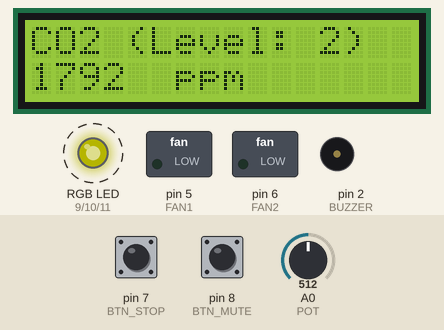
The sketch below on a simulated Arduino Uno, built with avr-gcc and run on an emulated ATmega328P. Shown: 16×2 character LCD, switched loads named in the sketch (green lamp = pin HIGH), an RGB LED mixed from three pins (HIGH = lit), buzzer (waves = sounding, pin HIGH). Dashed ring = blinking. The test bench sets the inputs (shaded band); at power-on: pin 8 (BTN_MUTE) HIGH, A0 (POT) = 512, pin 7 (BTN_STOP) HIGH. Dim RGB values are drawn brighter than linear.

Above: at 1.2 s.
1.3 s: pin 8 (BTN_MUTE) pulled LOW for 0.15 s
At 2.4 s:
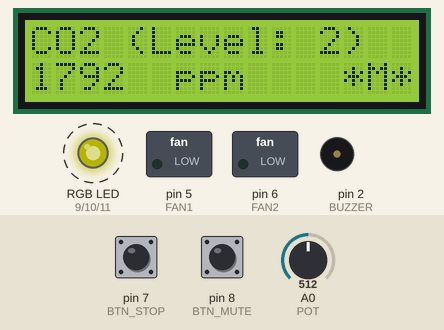
4.1 s: A0 (POT) set to 860
At 5.0 s:
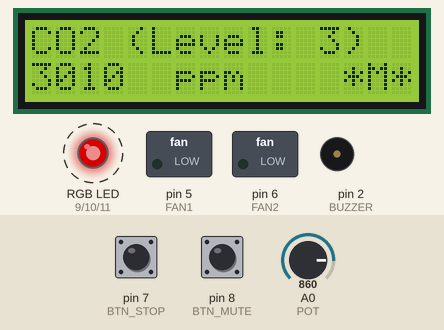
7.1 s: A0 (POT) set to 882
At 7.65 s:
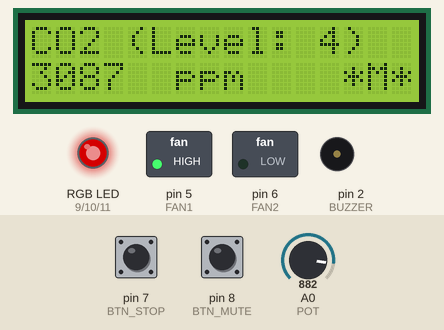
9.3 s: pin 8 (BTN_MUTE) pulled LOW for 1 s
At 9.79 s:
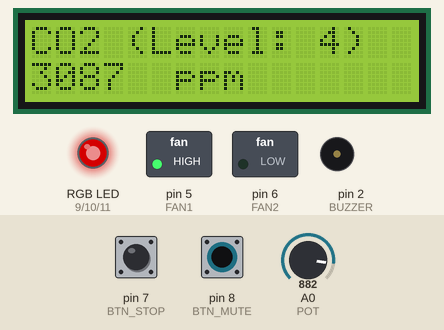
10.9 s: A0 (POT) set to 852
At 11.97 s:
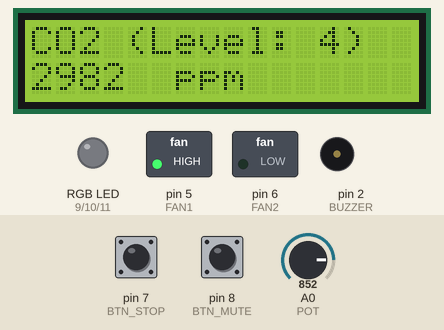
12.6 s: A0 (POT) set to 829
At 14.2 s:
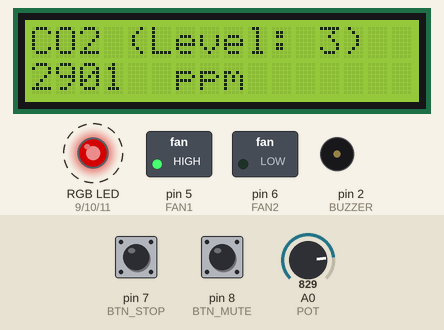
Timing chart, 0 to 15.6 s (numbered marks = the images above; inputs shaded):
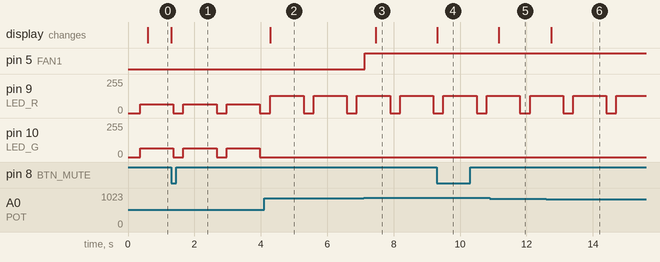

Measured:
- the behaviour switches between 871 and 872 on A0 (POT) (found by bisection; images 2 and 3)
- the behaviour switches between 843 and 842 on A0 (POT) (found by bisection; images 5 and 6)
- after the input at 1.3 s, the display: changes at once (image 1)
- after the input at 4.1 s, pin 10 (LED_G): stops changing and stays 0/255; the display: changes after 0.19 s (image 2)
- after the input at 7.1 s, pin 5 (FAN1): LOW → HIGH at once; the display: changes after 0.36 s (image 3)
- after the input at 9.3 s, the display: changes at once (image 4)
- after the input at 10.9 s, the display: changes after 0.26 s (image 5)
- after the input at 12.6 s, the display: changes after 0.14 s (image 6)

The sketch:

potentiometer_compact.ino
```cpp
#include <stdio.h>
#include <Wire.h>
#include <LiquidCrystal_I2C.h>

/*
    핀번호 설정 필요
    적혀있는 핀 번호는 기본 설정값임
*/
// Potentiometer (이산화탄소 센서 대체)
#define     POT           A0
// RGB LED (KY-016)
#define     LED_R           9   // ~
#define     LED_G           10  // ~
#define     LED_B           11  // ~
// LCD (I2C LCD 1602)
LiquidCrystal_I2C LCD(0x27, 16, 2);
// Buzzer (Piezo Buzzer Active)
#define     BUZZER          2
// Fan (SZH-EK061)
#define     FAN1            5   // ~
#define     FAN2            6   // ~
// Button
#define     BTN_STOP        7
#define     BTN_MUTE        8

// hysteresis 기준
#define threshold1 700
#define threshold2 1000
#define threshold3 2000
#define threshold4 3000
#define buffer 50

int gasDensArray[10] = { 0, 0, 0, 0, 0, 0, 0, 0, 0 ,0 };
int gasLevel = 0;
bool isBtnMuteRel = 1;
bool isMute = 0;
bool isLEDOn = 0;
bool isFanOn = 0;
unsigned long tBuzzStop;
unsigned long tLCDPrint;
unsigned long tLED;
unsigned long tBuzz;

bool checkEmergency(int gasLevel);
bool checkStop();
bool checkMute();
void printRGB(int r, int g, int b);

void setup()
{
    Serial.begin(9600);
    pinMode(POT, INPUT);
    pinMode(LED_R, OUTPUT);
    pinMode(LED_G, OUTPUT);
    pinMode(LED_B, OUTPUT);
    pinMode(BUZZER, OUTPUT);
    pinMode(FAN1, OUTPUT);
    pinMode(FAN2, OUTPUT);
    pinMode(BTN_STOP, INPUT_PULLUP);
    pinMode(BTN_MUTE, INPUT_PULLUP);
    LCD.begin();
    LCD.backlight();

    tBuzzStop = millis();
    tLCDPrint = millis();
    tLED = millis();
    tBuzz = millis();
}

void loop()
{
    int gasDens = analogRead(POT) * 3.5; // 가스 농도 ppm 확인

    /*
        > gasLevel = checkGasLevel(gasDens); // 가스 농도 단계 확인
    */
    // averaging
    for (int i = 0; i < 10 - 1; i++) { // 저장된 값을 한칸씩 앞으로 당김
        gasDensArray[i] = gasDensArray[i + 1];
    }
    gasDensArray[9] = gasDens; // 현재 기체 ppm 저장

    int sum = 0;
    for (int i = 0; i < 10; i++) {
        sum = sum + gasDensArray[i];
    }
    float aveGasDens = (float)sum / 10; // loop 10번 이상 돌아야 정상 작동

    // hysteresis : 경계 문턱 2개 -> 상 문턱 : 알림 단계 높임 / 하 문턱 : 알림 단계 낮춤
    if (aveGasDens < threshold1 - buffer && gasLevel >= 1) {
        gasLevel = 0;
    }
    else if ((aveGasDens > threshold1 + buffer && gasLevel <= 0) || (aveGasDens < threshold2 - buffer && gasLevel >= 2)) {
        gasLevel = 1;
    }
    else if ((aveGasDens > threshold2 + buffer && gasLevel <= 1) || (aveGasDens < threshold3 - buffer && gasLevel >= 3)) {
        gasLevel = 2;
    }
    else if ((aveGasDens > threshold3 + buffer && gasLevel <= 2) || (aveGasDens < threshold4 - buffer && gasLevel >= 4)) {
        gasLevel = 3;
    }
    else if (aveGasDens > threshold4 + buffer && gasLevel <= 3) {
        gasLevel = 4;
    }

    bool isEmergency = checkEmergency(gasLevel); // 위급상황 확인

    bool isStop = checkStop(); // 알람 중단 확인, 중단 시간 확인
    isMute = checkMute(); // 무음모드 여부 확인

    /*
        > printLCD(gasLevel, gasDens, isMute); // LCD 정보 제공
    */
    unsigned long temptLCDPrint = millis();
    if (temptLCDPrint - tLCDPrint >= 500) {
        LCD.clear();
        LCD.setCursor(0, 0);
        LCD.print("CO2");
        LCD.setCursor(4, 0);
        LCD.print("(Level: ");
        LCD.setCursor(12, 0);
        LCD.print(gasLevel);
        LCD.setCursor(13, 0);
        LCD.print(")");
        LCD.setCursor(0, 1);
        LCD.print(gasDens);
        LCD.setCursor(6, 1);
        LCD.print("ppm");
        tLCDPrint = millis();
    }

    if (isMute == 1) {
        LCD.setCursor(13, 1);
        LCD.print("*M*");
    }
    else if (isMute == 0) {
        LCD.setCursor(13, 1);
        LCD.print("   ");
    }

    /*
        > printLED(gasLevel); // LED 점멸
    */
    unsigned long temptLED = millis();
    unsigned long gap = temptLED - tLED;
    /*
        gap 기준을 조절하여 LED 점멸 주기 조절 가능
    */
    if (gap >= 300 && isLEDOn == 0) {
        isLEDOn = !isLEDOn;
        tLED = millis();
    }
    else if (gap >= 1000 && isLEDOn == 1) {
        isLEDOn = !isLEDOn;
        tLED = millis();
    }

    if (isLEDOn == 1) {
        if (gasLevel == 0) {
            printRGB(0, 0, 0);
        }
        else if (gasLevel == 1) {
            printRGB(0, 128, 0);
        }
        else if (gasLevel == 2) {
            printRGB(64, 64, 0);
        }
        else if (gasLevel >= 3) {
            printRGB(128, 0, 0);
        }
    }
    else {
        printRGB(0, 0, 0);
    }

    if ((isStop == 0 && isMute == 0) || isEmergency == 1) {
        /*
            > manageBuzz(gasLevel); // 가스 농도에 따른 버저 울림
        */
        int BuzzOn = 0;
        unsigned long temptBuzz = millis();
        unsigned long gap = temptBuzz - tBuzz;
        /*
            gap 기준을 조절하여 버저 점멸 주기 조절 가능
        */
        if (gasLevel == 3) {
            if (gap >= 150 && BuzzOn == 0) {
                BuzzOn = 1;
                tBuzz = millis();
            }
            else if (gap >= 500 && BuzzOn == 1) {
                BuzzOn = 0;
                tBuzz = millis();
            }
        }
        else if (gasLevel == 4) {
            if (gap >= 75 && BuzzOn == 0) {
                BuzzOn = 1;
                tBuzz = millis();
            }
            else if (gap >= 250 && BuzzOn == 1) {
                BuzzOn = 0;
                tBuzz = millis();
            }
        }

        if (BuzzOn == 1) {
            digitalWrite(BUZZER, 1);
        }
        else if (BuzzOn == 0) {
            digitalWrite(BUZZER, 0);
        }
    }

    /*
        > manageFan(isEmergency); // 위급상황 -> 팬 작동(gasLevel 3 까지)
    */
    if (isEmergency == 1 || (isFanOn == 1 && gasLevel >=3)) {
        isFanOn = 1;
    }
    else if (gasLevel < 3) {
        isFanOn = 0;
    }

    if (isFanOn == 1) {
        digitalWrite(FAN1, 1);
        digitalWrite(FAN2, 0);
    }
    else if (isFanOn == 0) {
        digitalWrite(FAN1, 0);
        digitalWrite(FAN2, 0);
    }
}

bool checkEmergency(int gasLevel) {
    if (gasLevel == 4) {
        return 1;
    }
    return 0;
}

bool checkStop() {
    unsigned long temptBuzzStop = millis();
    // 버튼 누름
    if (digitalRead(BTN_STOP) == 0) {
        tBuzzStop = millis();
        return 1;
    }
    // 2분(120초) 경과 후
    else if (temptBuzzStop - tBuzzStop >= 120000) {
        return 0;
    }
}

bool checkMute() {
    bool tempisBtnMuteRel = digitalRead(BTN_MUTE);
    if (isBtnMuteRel == 1 && tempisBtnMuteRel == 0) {
        isMute = !isMute;
        isBtnMuteRel = tempisBtnMuteRel;
    }
    else if (tempisBtnMuteRel == 1) {
        isBtnMuteRel = tempisBtnMuteRel;
    }
    return isMute;
}

void printRGB(int r, int g, int b) {
    analogWrite(LED_R, r);
    analogWrite(LED_G, g);
    analogWrite(LED_B, b);
}
```
